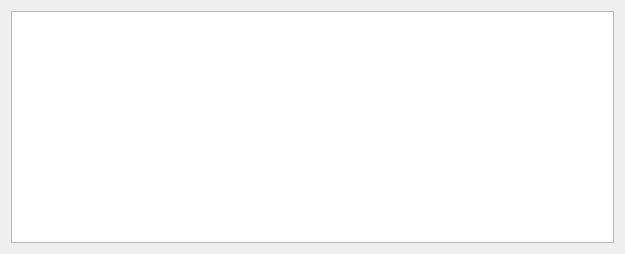
<?xml version="1.0" encoding="UTF-8"?>
<ui version="4.0">
 <class>ListNetworkForm</class>
 <widget class="QWidget" name="ListNetworkForm">
  <property name="geometry">
   <rect>
    <x>0</x>
    <y>0</y>
    <width>625</width>
    <height>254</height>
   </rect>
  </property>
  <property name="windowTitle">
   <string>Form</string>
  </property>
  <layout class="QGridLayout" name="gridLayout">
   <item row="0" column="0">
    <widget class="QListView" name="listViewNetwork">
     <property name="editTriggers">
      <set>QAbstractItemView::NoEditTriggers</set>
     </property>
     <property name="iconSize">
      <size>
       <width>64</width>
       <height>64</height>
      </size>
     </property>
     <property name="movement">
      <enum>QListView::Snap</enum>
     </property>
     <property name="flow">
      <enum>QListView::LeftToRight</enum>
     </property>
     <property name="isWrapping" stdset="0">
      <bool>true</bool>
     </property>
     <property name="resizeMode">
      <enum>QListView::Adjust</enum>
     </property>
     <property name="layoutMode">
      <enum>QListView::Batched</enum>
     </property>
     <property name="spacing">
      <number>20</number>
     </property>
     <property name="viewMode">
      <enum>QListView::IconMode</enum>
     </property>
     <property name="wordWrap">
      <bool>true</bool>
     </property>
     <property name="selectionRectVisible">
      <bool>false</bool>
     </property>
     <property name="itemAlignment">
      <set>Qt::AlignCenter</set>
     </property>
    </widget>
   </item>
  </layout>
 </widget>
 <resources/>
 <connections/>
</ui>
